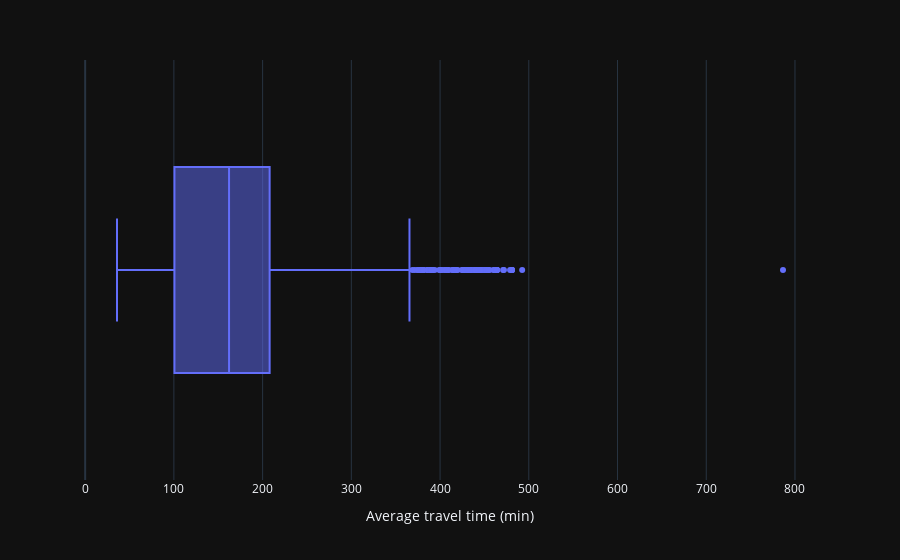

The notebook cell this image was saved under:
### Markdown cell above
## 3.Визуализация для отдельных показателей

### Code cell
px.box(data, x='Average travel time (min)')

### Figure 1 — Plotly figure (JSON) as saved in the notebook; plotly's stock layout.template omitted (floating-point values rounded to 4 significant figures; data arrays with more than 128 entries replaced by an {"elided": "..."} marker saying what was removed)
{"data": [{"alignmentgroup": "True", "hovertemplate": "Average travel time (min)=%{x}<extra></extra>", "legendgroup": "", "marker": {"color": "#636efa"}, "name": "", "notched": false, "offsetgroup": "", "orientation": "h", "showlegend": false, "x": {"elided": "7806 float values"}, "x0": " ", "xaxis": "x", "y0": " ", "yaxis": "y", "type": "box"}], "layout": {"xaxis": {"anchor": "y", "domain": [0.0, 1.0], "title": {"text": "Average travel time (min)"}}, "yaxis": {"anchor": "x", "domain": [0.0, 1.0]}, "legend": {"tracegroupgap": 0}, "margin": {"t": 60}, "boxmode": "group"}}
